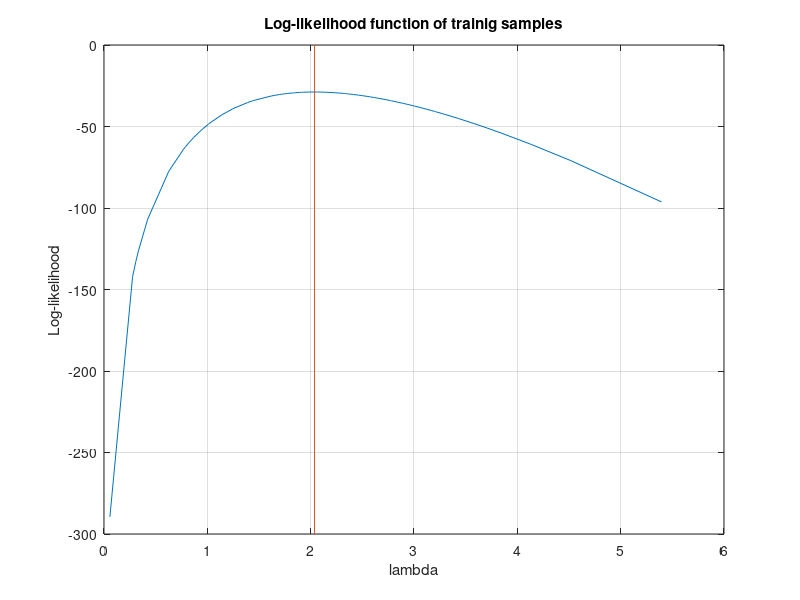
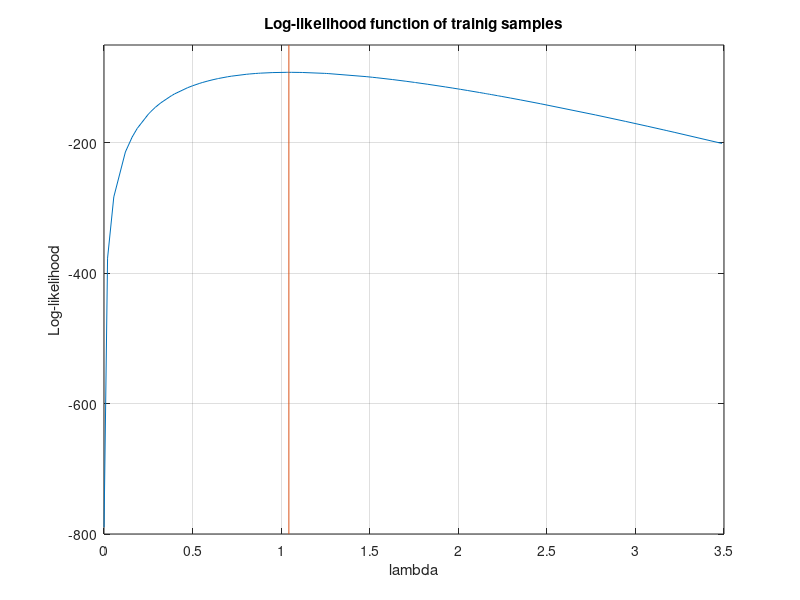
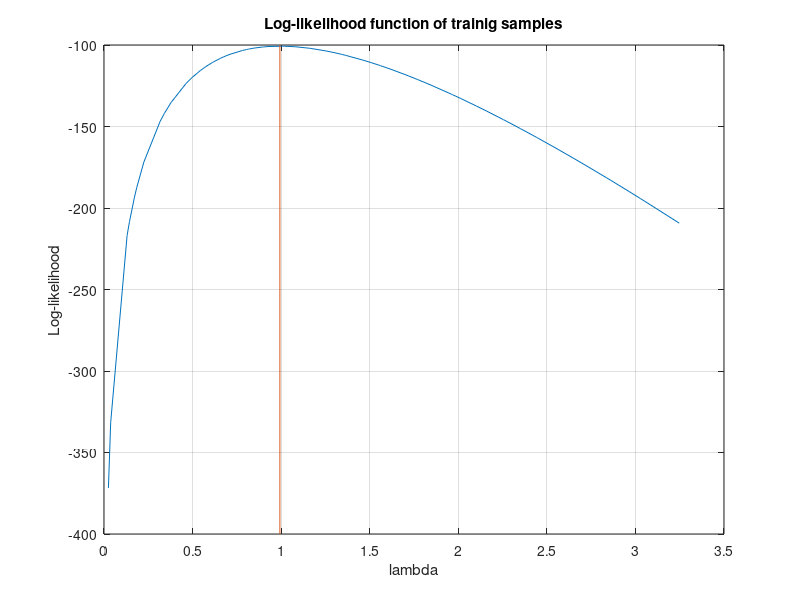
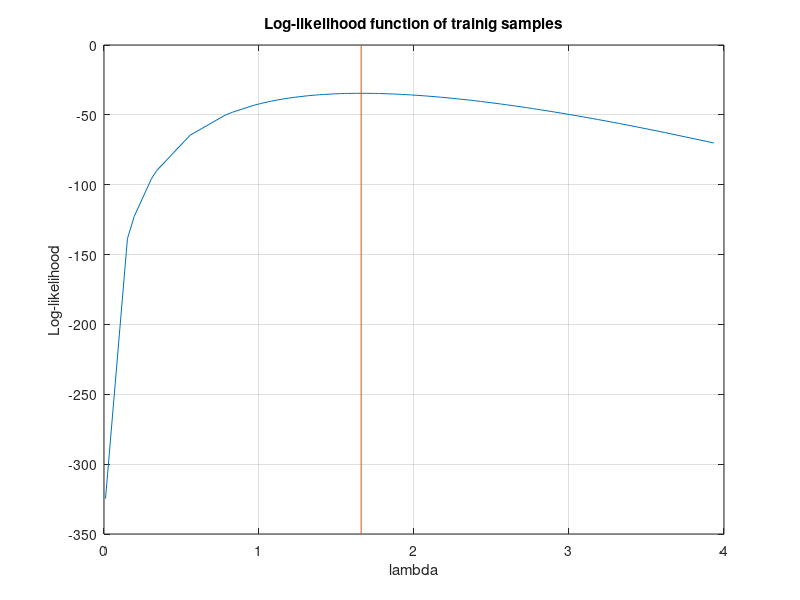

The MATLAB script that drew these images, in order:
clear all
close all
clc


 %  generate 50 different sets of 100 normally distributed training samples with different means and standard deviations
 
data=[];
for i = 0:49
    mean_v = abs(rand(1));
    stddiv = abs(rand(1));
    dat = stddiv.*randn(100,1) + mean_v;
    data = [data, dat];
end

 
 % For each data set, determine the Maximum-likelihood estimate for parameter ?
 for j = 1:size(data,2)
   pos_vals = data(:,j);
   pos_vals = pos_vals(pos_vals > 0);
   lle = 1 / mean(pos_vals); % compute Maximum-likelihood estimate for parameter ? 
   lambdas = randn(100,1) + lle; % generate 100 training ? parameters arround lle
   lambdas = sort(lambdas);
   lambdas = lambdas(lambdas > 0);
   sum_vals =  sum(pos_vals);
   T  =  [lambdas,  log(lambdas).*size(pos_vals) - lambdas.*sum_vals];
   %T = sort(T,1); % sort for plotting
   upper = 50 - mod(max(T(:,2)),50)+max(T(:,2));
   lower = min(T(:,2))-mod(min(T(:,2)),50);
   figure
   plot(T(:,1),T(:,2)); %plot
   hold on
   plot([lle, lle],[lower, upper]); 
   ylim([lower upper])
   xlabel('lambda')
   ylabel('Log-likelihood')
   title('Log-likelihood function of trainig samples')  
   grid on
 end

